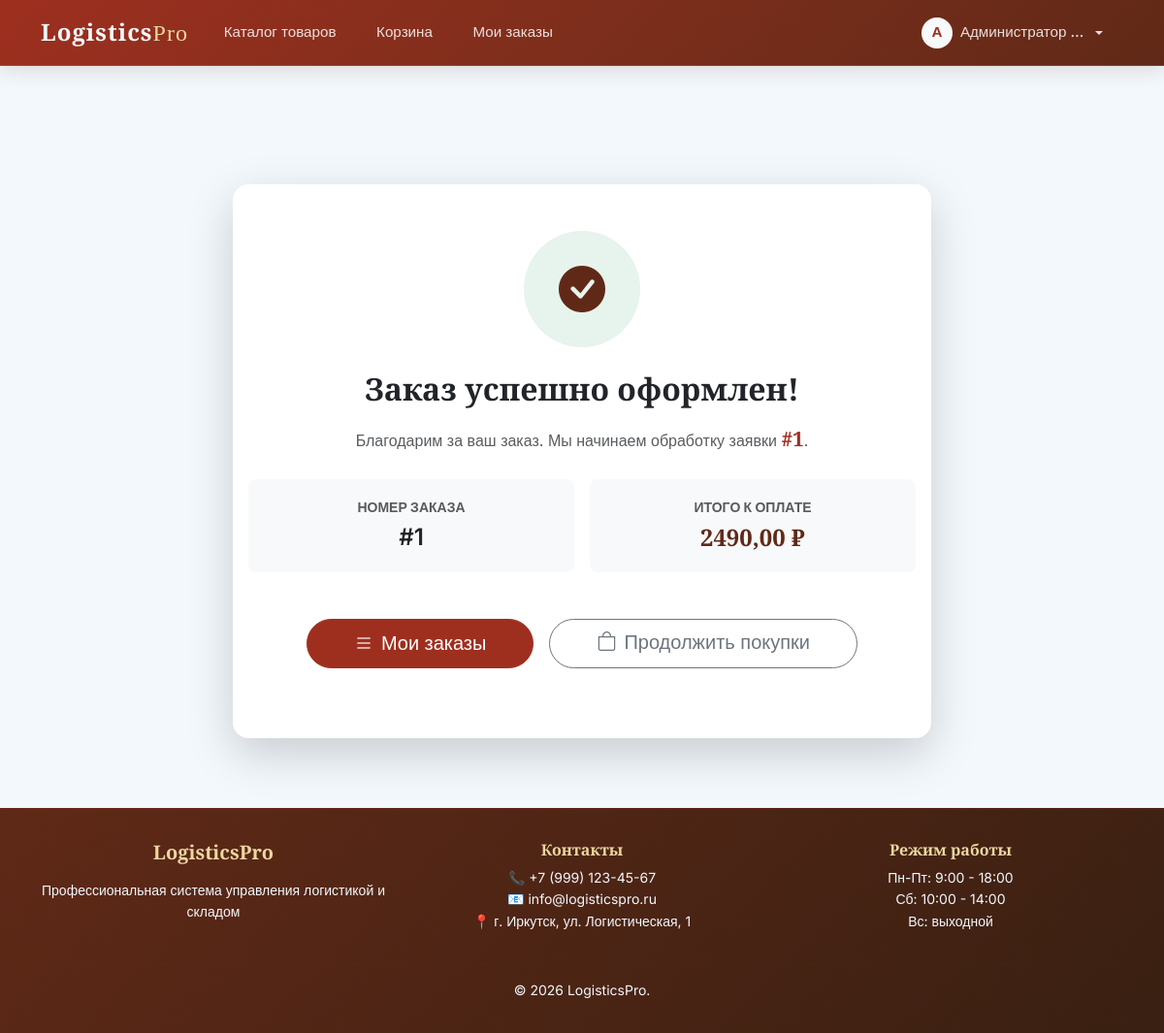
/order/1/success/ (signed in), run on the app's committed database.
### core/models.py (models this page shows, shortened)
class User(AbstractUser):
    username = None
    email = models.EmailField(unique=True)
    phone = models.CharField(max_length=32, blank=True, null=True)
    address = models.CharField(max_length=500, blank=True, null=True)
    is_admin = models.BooleanField(default=False)
    is_blocked = models.BooleanField(default=False)
    remember_token = models.CharField(max_length=100, blank=True, null=True)
    USERNAME_FIELD = 'email'
    REQUIRED_FIELDS = ['first_name', 'last_name']

class Order(models.Model):
    STATUS_CHOICES = [
        ('new', 'Новый'),
        ('processing', 'В обработке'),
        ('shipped', 'Отправлен'),
        ('delivered', 'Доставлен'),
        ('cancelled', 'Отменён'),
    ]
    user = models.ForeignKey(User, on_delete=models.CASCADE, related_name='orders')
    status = models.CharField(max_length=32, choices=STATUS_CHOICES, default='new')
    total = models.DecimalField(max_digits=12, decimal_places=2, default=0.00)
    customer_name = models.CharField(max_length=255)
    phone = models.CharField(max_length=32)
    email = models.EmailField()
    address = models.CharField(max_length=500)
    notes = models.TextField(blank=True, null=True)
    created_at = models.DateTimeField(auto_now_add=True)
    updated_at = models.DateTimeField(auto_now=True)

### core/views.py (the view)
# urls.py: path('order/<int:order_id>/success/', views.order_success, name='order_success'),
@login_required
def order_success(request, order_id):
    order = get_object_or_404(Order, id=order_id, user=request.user)
    return render(request, 'core/order_success.html', {'order': order})

### templates/core/order_success.html (shortened to what this page needs)
{% extends 'core/base.html' %}
{% load static %}
{% block content %}
<div class="container py-5">
    <div class="row justify-content-center">
        <div class="col-lg-8">
            <div class="card shadow-lg border-0 rounded-4">
                <div class="card-body text-center py-5">
                    <div class="bg-success bg-opacity-10 rounded-circle d-inline-flex align-items-center justify-content-center mb-4" style="width: 120px; height: 120px;">
                        <i class="bi bi-check-circle-fill text-success" style="font-size: 3rem;"></i>
                    </div>
                    <h2 class="fw-bold mb-3">Заказ успешно оформлен!</h2>
                    <p class="text-muted mb-4">
                        Благодарим за ваш заказ. Мы начинаем обработку заявки <strong class="text-primary">#{{ order.id }}</strong>.
                    </p>
                    <div class="row g-3 mb-5">
                        <div class="col-md-6">
                            <div class="bg-light p-3 rounded-3">
                                <small class="text-muted text-uppercase fw-bold">Номер заказа</small>
                                <p class="mb-0 fw-semibold fs-4">#{{ order.id }}</p>
                            </div>
                        </div>
                        <div class="col-md-6">
                            <div class="bg-light p-3 rounded-3">
                                <small class="text-muted text-uppercase fw-bold">Итого к оплате</small>
                                <p class="mb-0 fw-semibold fs-4 text-success">{{ order.total }} ₽</p>
                            </div>
                        </div>
                    </div>
                    <div class="d-flex flex-column flex-md-row gap-3 justify-content-center">
                        <a href="{% url 'orders_list' %}" class="btn btn-primary btn-lg px-5 rounded-pill">
                            <i class="bi bi-list me-2"></i>Мои заказы
                        </a>
                        <a href="{% url 'catalog' %}" class="btn btn-outline-secondary btn-lg px-5 rounded-pill">
                            <i class="bi bi-bag me-2"></i>Продолжить покупки
                        </a>
                    </div>
                </div>
            </div>
        </div>
    </div>
</div>
{% endblock %}

### templates/core/base.html (shortened to what this page needs)
<!DOCTYPE html>
<html lang="ru">
<head>
    <link href="https://cdn.jsdelivr.net/npm/bootstrap@5.3.0/dist/css/bootstrap.min.css" rel="stylesheet">
    <link rel="stylesheet" href="https://cdn.jsdelivr.net/npm/bootstrap-icons@1.10.0/font/bootstrap-icons.css">
    {% load static %}
    <link rel="stylesheet" href="{% static 'css/style.css' %}">
</head>
<body>
    <nav class="navbar navbar-expand-lg navbar-dark fixed-top">
        <div class="container">
            <a class="navbar-brand" href="{% url 'catalog' %}">
                Logistics<span>Pro</span>
            </a>
            <div class="collapse navbar-collapse" id="navbarNav">
                <ul class="navbar-nav me-auto">
                    <li class="nav-item">
                        <a class="nav-link" href="{% url 'catalog' %}">Каталог товаров</a>
                    </li>
                    {% if user.is_authenticated %}
                    <li class="nav-item">
                        <a class="nav-link" href="{% url 'cart' %}">
                            Корзина
                        </a>
                    </li>
                    <li class="nav-item">
                        <a class="nav-link" href="{% url 'orders_list' %}">Мои заказы</a>
                    </li>
                    {% endif %}
                </ul>
                <ul class="navbar-nav">
                    {% if user.is_authenticated %}
                        <li class="nav-item dropdown">
                            <div class="dropdown">
                                <a class="nav-link dropdown-toggle d-flex align-items-center gap-2" href="#" role="button" data-bs-toggle="dropdown">
                                    {% if request.user.profile.avatar %}
                                        <img src="{{ request.user.profile.avatar.url }}" class="rounded-circle" style="width: 32px; height: 32px; object-fit: cover;">
                                    {% else %}
                                        <span class="bg-light text-primary rounded-circle d-inline-flex align-items-center justify-content-center" style="width: 32px; height: 32px; font-weight: bold;">
                {% if request.user.first_name %}
                    {{ request.user.first_name|first|upper }}
                {% elif request.user.email %}
                    {{ request.user.email|first|upper }}
                {% else %}
                    ?
                {% endif %}
            </span>
        {% endif %}
        <span class="d-none d-md-inline">
            {{ request.user.get_full_name|default:request.user.email|truncatechars:15 }}
        </span>
                                </a>
                            </div>
                        </li>
                    {% endif %}
                </ul>
            </div>
        </div>
    </nav>
    <main class="container mt-5 pt-4">
        {% block content %}
        {% endblock %}
    </main>
    <footer class="mt-auto">
        <div class="container text-center">
            <div class="row">
                <div class="col-md-4 mb-3">
                    <h5 class="mb-3" style="font-family: 'Playfair Display', serif; color: var(--color-2);">
                        LogisticsPro
                    </h5>
                    <p class="small mb-0">Профессиональная система управления логистикой и складом</p>
                </div>
                <div class="col-md-4 mb-3">
                    <h6 class="mb-2" style="color: var(--color-2);">Контакты</h6>
                    <p class="small mb-0">📞 +7 (999) 123-45-67<br>
                    📧 info@logisticspro.ru<br>
                    📍 г. Иркутск, ул. Логистическая, 1</p>
                </div>
                <div class="col-md-4 mb-3">
                    <h6 class="mb-2" style="color: var(--color-2);">Режим работы</h6>
                    <p class="small mb-0">Пн-Пт: 9:00 - 18:00<br>
                    Сб: 10:00 - 14:00<br>
                    Вс: выходной</p>
                </div>
            </div>
            <hr style="border-color: var(--border-color);">
            <p class="mb-0 small">
                &copy; 2026 LogisticsPro.
            </p>
        </div>
    </footer>
</body>
</html>

### static/css/style.css (style rules this page uses)
:root { --color-1: #9E2F1F; --color-2: #ECD7A1; --color-3: #602917; --color-4: #F3F8FC; --color-5: #392012; --banner-bg: #f3f8fcee; --banner-text: #392012; --banner-border: rgba(158, 47, 31, 0.3); --main-bg: #f3f8fc; --header-bg: linear-gradient(135deg, #9e2f1f 0%, #7e2e1c 50%, #602917 100%); --header-border: rgba(158, 47, 31, 0.3); --header-badge-bg: rgba(243, 248, 252, 0.3); --header-badge-text: #392012; --header-title-text: #f3f8fc; --header-desc-text: #f3f8fc; --primary-bg: #9e2f1f; --primary-hover: #7e2e1c; --secondary-bg: #ecd7a1; --secondary-hover: #d4c08a; --text-dark: #392012; --text-medium: #602917; --bg-light: #f3f8fc; --border-color: rgba(158, 47, 31, 0.2); --success-bg: #28a745; --warning-bg: #ffc107; --error-bg: #dc3545; }
body { font-family: 'Inter', sans-serif; background-color: var(--main-bg); color: var(--text-dark); line-height: 1.6; }
h1, h2, h3, h4, h5, h6, .navbar-brand { font-family: 'Playfair Display', serif; font-weight: 600; }
.navbar { background: var(--header-bg) !important; border-bottom: 1px solid rgba(255,255,255,0.1); box-shadow: 0 4px 20px rgba(96, 41, 23, 0.15); padding: 0.6rem 0; min-height: 60px; }
.navbar-brand { font-size: 1.5rem; font-weight: 700; color: var(--header-title-text) !important; letter-spacing: 1px; padding: 0; }
.navbar-brand span { color: var(--color-2); font-weight: 400; }
body { padding-top: 70px; }
.nav-link { color: rgba(255,255,255,0.85) !important; font-weight: 500; font-size: 0.95rem; margin: 0 0.8rem; padding: 0.5rem 0; transition: color 0.3s ease; }
.card { border: 1px solid var(--border-color); border-radius: 12px; box-shadow: 0 4px 15px rgba(158, 47, 31, 0.1); transition: all 0.3s ease; background: white; }
.btn-primary { background-color: var(--primary-bg); border-color: var(--primary-bg); color: white; font-weight: 500; padding: 0.6rem 1.5rem; border-radius: 8px; transition: all 0.3s ease; }
footer { background: linear-gradient(135deg, var(--color-3), var(--color-5)); color: var(--header-title-text); border-top: 2px solid var(--border-color); padding: 2rem 0; margin-top: 4rem; }
.card { animation: fadeIn 0.6s ease-out; }
.card { border: 1px solid var(--border-color); border-radius: 10px; box-shadow: 0 2px 10px rgba(96, 41, 23, 0.05); margin-bottom: 1.5rem; overflow: hidden; }
.text-primary { color: var(--color-1) !important; }
.card-body .text-primary, h5.text-primary { font-family: 'Playfair Display', serif; font-weight: 700; font-size: 1.3rem; color: var(--color-1) !important; text-shadow: 1px 1px 0px rgba(0,0,0,0.05); }
.text-success { color: var(--color-3) !important; font-family: 'Playfair Display', serif; font-weight: 700; }
.card { height: 100%; display: flex; flex-direction: column; }
.card-body { flex-grow: 1; display: flex; flex-direction: column; }
.card-body { padding: 1rem; }
main.container { min-height: calc(100vh - 260px); }
.profile-page .card, .card:not(.product-card):not(.sidebar-card) { height: auto !important; min-height: unset !important; max-height: none !important; }
.card:not(.product-card) .card-body { flex-grow: 0 !important; display: block !important; }

### data on the page
User: user.first_name|first "А", user.get_full_name "Администратор …"
Order: id "1", total "2490,00"
